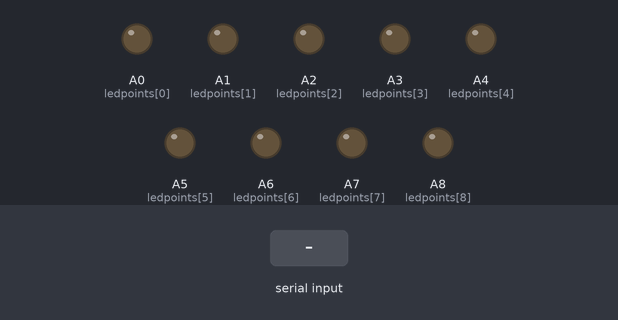
Bench run of a sketch on a simulated Arduino Mega 2560, built with avr-gcc and run on an emulated ATmega2560. Parts: output pins drawn as LEDs (lit = HIGH). Inputs (shaded band) come from the test bench. What the sketch prints to the serial monitor is not drawn.

Above: at 1.2 s.
1.3 s: "5\n" received over Serial
At 2.2 s:
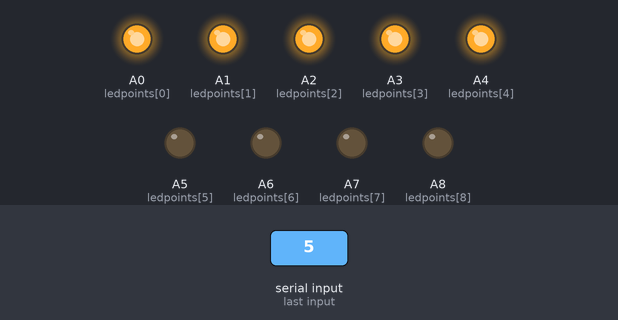
2.8 s: "90,45\n" received over Serial
Timing chart, 0 to 5.8 s (numbered marks = the images above; inputs shaded):
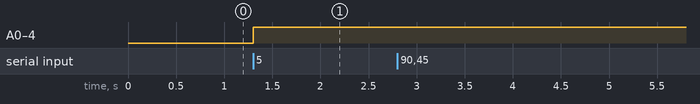

The sketch:

3.ino
```cpp
const byte ledpoints[9] = {A0, A1, A2, A3, A4, A5, A6, A7, A8};

void setup() {
  Serial.begin(9600);
  for (byte i = 0; i < 9; i++)
    pinMode(ledpoints[i], OUTPUT);
}

void loop() {
  if (Serial.available() > 0) {
   int var = Serial.parseInt();
    if (var > 9) {
      Serial.println("invalid number");
    } else {
      for (int i = 0; i < var; i++) {
        digitalWrite(ledpoints[i], HIGH);
      }
    }
  }
};
```

Measured:
- after the input at 1.3 s, A0 (ledpoints[0]), A1 (ledpoints[1]), A2 (ledpoints[2]), A3 (ledpoints[3]), A4 (ledpoints[4]): LOW → HIGH at once
- after the input at 2.8 s, every drawn part: stays the same
